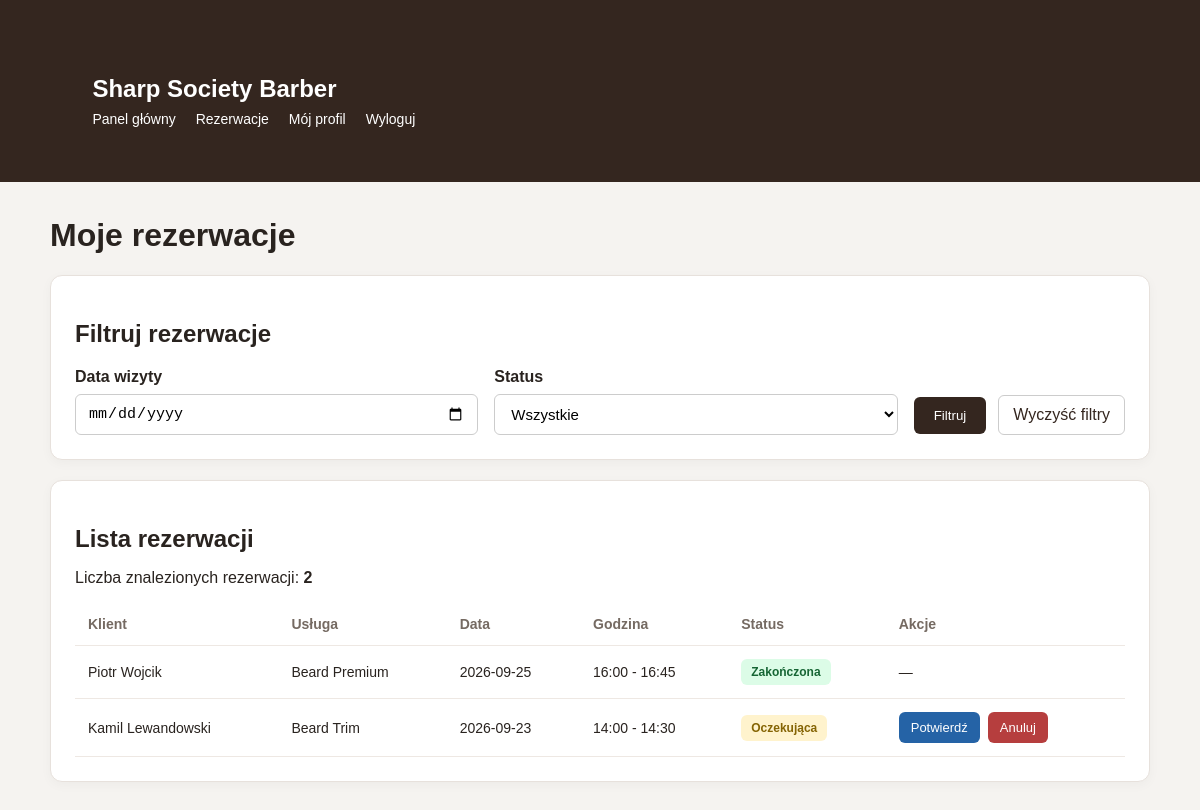
The page /public/employee/reservations.php (signed in) on the database its author committed.
### tables this page shows
CREATE TABLE reservations (
    id INT UNSIGNED AUTO_INCREMENT PRIMARY KEY,
    user_id INT UNSIGNED NOT NULL,
    employee_id INT UNSIGNED NOT NULL,
    service_id INT UNSIGNED NOT NULL,
    reservation_date DATE NOT NULL,
    start_time TIME NOT NULL,
    end_time TIME NOT NULL,
    status ENUM(
        'pending',
        'confirmed',
        'completed',
        'cancelled'
    ) NOT NULL DEFAULT 'pending',
    comment TEXT,
    created_at DATETIME NOT NULL DEFAULT CURRENT_TIMESTAMP,

    CONSTRAINT fk_reservations_user
        FOREIGN KEY (user_id)
        REFERENCES users(id)
        ON UPDATE CASCADE
        ON DELETE RESTRICT,

    CONSTRAINT fk_reservations_employee
        FOREIGN KEY (employee_id)
        REFERENCES employees(id)
        ON UPDATE CASCADE
        ON DELETE RESTRICT,

    CONSTRAINT fk_reservations_service
        FOREIGN KEY (service_id)
        REFERENCES services(id)
        ON UPDATE CASCADE
        ON DELETE RESTRICT,

    CONSTRAINT chk_reservation_time
        CHECK (start_time < end_time)
);

CREATE TABLE users (
    id INT UNSIGNED AUTO_INCREMENT PRIMARY KEY,
    name VARCHAR(50) NOT NULL,
    surname VARCHAR(50) NOT NULL,
    email VARCHAR(100) NOT NULL  UNIQUE,
    password VARCHAR(255) NOT NULL,
    phone VARCHAR(20) NOT NULL UNIQUE,
    role ENUM('client', 'employee', 'admin') NOT NULL DEFAULT 'client',
    active BOOLEAN NOT NULL DEFAULT TRUE,
    created_at DATETIME NOT NULL DEFAULT CURRENT_TIMESTAMP
);

CREATE TABLE services (
    id INT UNSIGNED AUTO_INCREMENT PRIMARY KEY,
    category_id INT UNSIGNED NOT NULL,
    name VARCHAR(100) NOT NULL,
    description TEXT,
    duration INT UNSIGNED NOT NULL,
    price  DECIMAL(10,2) NOT NULL,
    active BOOLEAN NOT NULL  DEFAULT TRUE,

    CONSTRAINT fk_services_category
    FOREIGN KEY (category_id)
    references service_categories(id)
    ON UPDATE CASCADE
    ON DELETE RESTRICT
);

### public/employee/reservations.php (the view, shortened to what this page needs)
<?php
require_once '../../config/database.php';
$stmt = $pdo->prepare(
    "SELECT id, active
     FROM employees
     WHERE user_id = ?
     LIMIT 1"
);
$stmt->execute([getUserId()]);
$employee = $stmt->fetch(PDO::FETCH_ASSOC);
$employeeId = $employee ? (int) $employee['id'] : 0;
$employeeActive = $employee && (int) $employee['active'] === 1;
function escape($value): string
{
    return htmlspecialchars(
        (string) $value,
        ENT_QUOTES,
        'UTF-8'
    );
}
function statusName($status): string
{
    $statuses = [
        'pending' => 'Oczekująca',
        'confirmed' => 'Potwierdzona',
        'completed' => 'Zakończona',
        'cancelled' => 'Anulowana'
    ];
    return $statuses[$status] ?? $status;
}
$dateFilter = $_GET['date'] ?? '';
$redirectUrl = 'reservations.php';
$reservations = [];
if ($employeeId > 0 && $employeeActive) {
    $sql = "
        SELECT
            r.id,
            r.reservation_date,
            r.start_time,
            r.end_time,
            r.status,
            u.name AS client_name,
            u.surname AS client_surname,
            s.name AS service_name
        FROM reservations r
        INNER JOIN users u ON u.id = r.user_id
        INNER JOIN services s ON s.id = r.service_id
        WHERE r.employee_id = ?
    ";
    $params = [$employeeId];
    $sql .= "
        ORDER BY
            r.reservation_date DESC,
            r.start_time DESC
    ";
    $stmt = $pdo->prepare($sql);
    $stmt->execute($params);
    $reservations = $stmt->fetchAll(PDO::FETCH_ASSOC);
}
?>
<!DOCTYPE html>
<html lang="pl">
<head>
    <link rel="stylesheet" href="../css/style-employee-common.css">
    <link rel="stylesheet" href="../css/style-employee-reservations.css">
</head>
<body>
    <header class="topbar">
        <div class="container">
            <h2>Sharp Society Barber</h2>
            <nav>
                <a href="index.php">Panel główny</a>
                <a href="reservations.php">Rezerwacje</a>
                <a href="../profile.php">Mój profil</a>
                <form action="../logout.php" method="POST" class="logout-form">
                    <button type="submit" class="logout-button">Wyloguj</button>
                </form>
            </nav>
        </div>
    </header>
    <main class="container">
        <h1>Moje rezerwacje</h1>
        <?php if (!$employeeId): ?>
            <div class="notice">
                Twoje konto nie ma przypisanego profilu pracownika.
                Skontaktuj się z administratorem.
            </div>
        <?php elseif (!$employeeActive): ?>
            <div class="notice">
                Twój profil pracownika jest nieaktywny.
            </div>
        <?php else: ?>
            <section class="card">
                <h2>Filtruj rezerwacje</h2>
                <form method="GET" class="reservation-filters">
                    <div class="filter-field">
                        <label for="date">Data wizyty</label>
                        <input
                            type="date"
                            id="date"
                            name="date"
                            value="<?= escape($dateFilter) ?>"
                        >
                    </div>
                    <div class="filter-field">
                        <label for="status">Status</label>
                        <select id="status" name="status">
                            <option value="">Wszystkie</option>
                        </select>
                    </div>
                    <div class="filter-buttons">
                        <button type="submit">
                            Filtruj
                        </button>
                        <a href="reservations.php" class="clear-button">
                            Wyczyść filtry
                        </a>
                    </div>
                </form>
            </section>
            <section class="card">
                <h2>Lista rezerwacji</h2>
                <p>
                    Liczba znalezionych rezerwacji:
                    <strong><?= count($reservations) ?></strong>
                </p>
                <?php if (empty($reservations)): ?>
                    <p>Nie znaleziono rezerwacji.</p>
                <?php else: ?>
                    <div class="table-wrapper">
                        <table>
                            <thead>
                                <tr>
                                    <th>Klient</th>
                                    <th>Usługa</th>
                                    <th>Data</th>
                                    <th>Godzina</th>
                                    <th>Status</th>
                                    <th>Akcje</th>
                                </tr>
                            </thead>
                            <tbody>
                                <?php foreach ($reservations as $reservation): ?>
                                    <tr>
                                        <td>
                                            <?= escape($reservation['client_name']) ?>
                                            <?= escape($reservation['client_surname']) ?>
                                        </td>
                                        <td>
                                            <?= escape($reservation['service_name']) ?>
                                        </td>
                                        <td>
                                            <?= escape($reservation['reservation_date']) ?>
                                        </td>
                                        <td>
                                            <?= escape(substr($reservation['start_time'], 0, 5)) ?>
                                            -
                                            <?= escape(substr($reservation['end_time'], 0, 5)) ?>
                                        </td>
                                        <td>
                                            <span class="status status-<?= escape($reservation['status']) ?>">
                                                <?= escape(statusName($reservation['status'])) ?>
                                            </span>
                                        </td>
                                        <td>
                                            <div class="reservation-actions">
                                                <?php
                                                $status = $reservation['status'];
                                                if ($status === 'pending') {
                                                    $actions = [
                                                        'confirmed' => 'Potwierdź',
                                                        'cancelled' => 'Anuluj'
                                                    ];
                                                } elseif ($status === 'confirmed') {
                                                    $actions = [
                                                        'completed' => 'Zakończ',
                                                        'cancelled' => 'Anuluj'
                                                    ];
                                                } else {
                                                    $actions = [];
                                                }
                                                ?>
                                                <?php foreach ($actions as $newStatus => $label): ?>
                                                    <form
                                                        method="POST"
                                                        action="<?= escape($redirectUrl) ?>"
                                                        class="action-form"
                                                        <?= $newStatus === 'cancelled' ? 'onsubmit="return confirm(\'Czy na pewno anulować rezerwację?\')"' : '' ?>
                                                    >
                                                        <button
                                                            type="submit"
                                                            class="action-button action-<?= escape($newStatus) ?>"
                                                        >
                                                            <?= escape($label) ?>
                                                        </button>
                                                    </form>
                                                <?php endforeach; ?>
                                                <?php if (empty($actions)): ?>
                                                    <span>—</span>
                                                <?php endif; ?>
                                            </div>
                                        </td>
                                    </tr>
                                <?php endforeach; ?>
                            </tbody>
                        </table>
                    </div>
                <?php endif; ?>
            </section>
        <?php endif; ?>
    </main>
</body>
</html>

### public/css/style-employee-common.css (style rules this page uses)
* { box-sizing: border-box; }
body { margin: 0; font-family: Arial, sans-serif; background: #f5f3f0; color: #29231f; }
.topbar { background: #34261f; color: white; padding: 20px 5%; display: flex; justify-content: space-between; align-items: center; gap: 20px; }
.topbar nav { display: flex; flex-wrap: wrap; gap: 20px; }
.topbar a { color: white; text-decoration: none; font-size: 14px; }
.container { width: min(1100px, 94%); margin: 35px auto; }
.container h2 { margin-bottom: 8px; }
.stat-card, .card { background: white; border: 1px solid #e7e1dc; border-radius: 12px; padding: 24px; box-shadow: 0 3px 12px rgba(0, 0, 0, .035); }
.card { margin-bottom: 20px; }
.table-wrapper { overflow-x: auto; }
table { width: 100%; border-collapse: collapse; }
th, td { padding: 13px; text-align: left; border-bottom: 1px solid #eee8e3; font-size: 14px; }
th { color: #756a62; font-weight: bold; }
.status { display: inline-block; padding: 6px 10px; border-radius: 6px; font-size: 12px; font-weight: bold; white-space: nowrap; }
.status-pending { background: #fff3cd; color: #856404; }
.status-completed { background: #dcfce7; color: #166534; }
.logout-form { display: inline-flex; align-items: center; margin: 0; }
.logout-button { background: none; border: none; padding: 0; color: white; font: inherit; font-size: 14px; cursor: pointer; }

### public/css/style-employee-reservations.css (style rules this page uses)
.reservation-filters { display: flex; flex-wrap: wrap; align-items: end; gap: 16px; margin-top: 20px; }
.filter-field { display: flex; flex-direction: column; gap: 8px; flex: 1; min-width: 180px; }
.filter-field label { font-weight: 600; }
.filter-field input, .filter-field select { padding: 10px 12px; border: 1px solid #ccc; border-radius: 6px; font-size: 15px; background: white; }
.filter-buttons { display: flex; align-items: center; gap: 12px; }
.filter-buttons button { padding: 11px 20px; border: none; border-radius: 6px; background: #34261f; color: white; cursor: pointer; }
.clear-button { padding: 10px 14px; border: 1px solid #ccc; border-radius: 6px; color: #34261f; text-decoration: none; }
.reservation-actions { display: flex; flex-wrap: wrap; gap: 8px; }
.action-form { margin: 0; }
.action-button { padding: 8px 12px; border: none; border-radius: 6px; color: white; font-size: 13px; cursor: pointer; white-space: nowrap; }
.action-confirmed { background: #2563a6; }
.action-cancelled { background: #b63e3e; }

### rows shown on the page
reservations: user.name "Piotr", user.surname "Wojcik", service.name "Beard Premium", reservation_date "2026-09-25", start_time "16:00", end_time "16:45", status "Zakończona"
reservations: user.name "Kamil", user.surname "Lewandowski", service.name "Beard Trim", reservation_date "2026-09-23", start_time "14:00", end_time "14:30", status "Oczekująca", label "Potwierdź", label "Anuluj"

### other values the page prints
count($reservations) "2"
